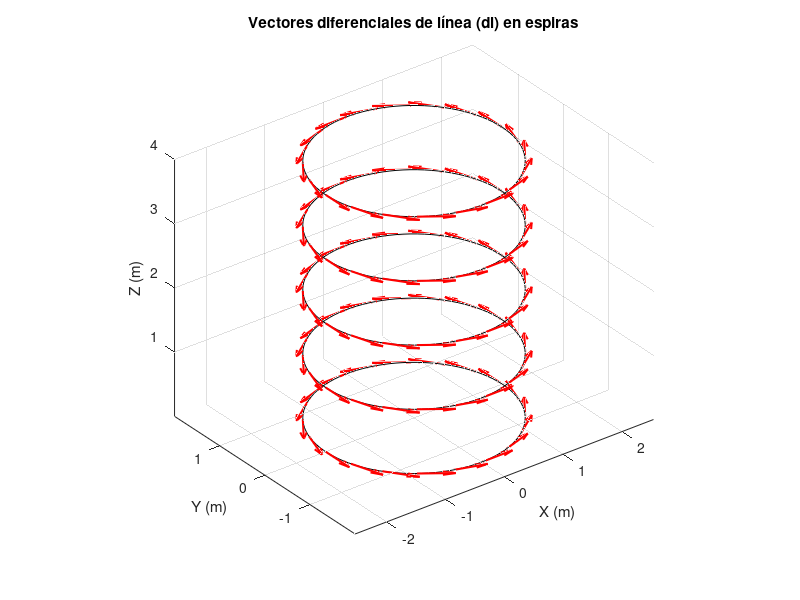

This chart was generated by the following MATLAB code:
%% PASO 1: CARACTERÍSTICAS DE LA ESPIRA
nL = 5;          % Número de espiras: número total de vueltas del alambre conductor
N = 20;          % Puntos por espira: discretización de cada espira para aproximar la integral
R = 1.5;         % Radio de cada espira (m): radio de la trayectoria circular de la corriente
sz = 1;          % Separación entre espiras (paso en Z, m): distancia entre cada vuelta, define una hélice
I = 300;         % Corriente (A): corriente que circula por las espiras, fuente del campo magnético
mu0 = 4*pi*1e-7; % Permeabilidad magnética del vacío: constante física que relaciona campo magnético con corriente
km = mu0 * I / (4*pi); % Constante de Biot-Savart: factor multiplicativo que aparece en la ley de Biot-Savart
rw = 0.2;        % Grosor efectivo del alambre: usado para visualización o cálculos de campo si se considera espesor

%% PASO 2: Definir el vector de ángulos
theta = linspace(0, 2*pi, N+1); % Ángulos de 0 a 2π: divide la espira en N segmentos
theta = theta(1:end-1); % Se elimina el último punto para evitar duplicación (0 y 2π son el mismo punto)

%% Inicialización de vectores para almacenar coordenadas y dl
x_total = [];
y_total = [];
z_total = [];
dlx_total = [];
dly_total = [];

%% PASO 5: Ciclo para cada espira
for k = 1:nL
    % PASO 4: Calcular posiciones y dl para esta espira
    z = (k-1)*sz; % Altura z de esta espira: al avanzar en k, se forma una hélice de varias espiras
    
    % Coordenadas de los puntos en la espira
    x = R * cos(theta); % Coordenadas x: define una circunferencia en el plano XY
    y = R * sin(theta); % Coordenadas y: junto con x forman el círculo
    
    % Componentes del diferencial de línea (dl)
    dlx = -R * sin(theta) * (theta(2)-theta(1)); % dx: componente diferencial en x (dirección tangente a la espira)
    dly = R * cos(theta) * (theta(2)-theta(1));  % dy: componente diferencial en y (también tangente)
    % Estos diferenciales representan un pequeño vector tangente al alambre, necesarios para Biot-Savart
    
    % Almacenar en vectores totales
    x_total = [x_total, x]; % Coordenadas x acumuladas para todas las espiras
    y_total = [y_total, y]; % Coordenadas y acumuladas
    z_total = [z_total, z*ones(1,N)]; % z constante en cada espira, pero cambia con k
    dlx_total = [dlx_total, dlx]; % Componentes x del vector diferencial dl
    dly_total = [dly_total, dly]; % Componentes y del vector diferencial dl
end

%% Visualización
figure(1);
hold on;
axis equal;
grid on;
xlabel('X (m)');  % X (m)
ylabel('Y (m)');  % Y (m)
zlabel('Z (m)');  % Z (m)
title('Vectores diferenciales de línea (dl) en espiras');   % Vectores diferenciales de línea (dl) en espiras

% Dibujar las espiras
for k = 1:nL
    z = (k-1)*sz;
    plot3(R*cos(linspace(0,2*pi,100)), R*sin(linspace(0,2*pi,100)), z*ones(1,100), 'k-');
    % Se grafica cada espira como una línea circular en el plano XY a una altura z fija
end

% Dibujar los vectores dl usando quiver
quiver3(x_total, y_total, z_total, dlx_total, dly_total, zeros(size(dlx_total)), 'r', 'LineWidth', 1.5);
% Se grafican los vectores diferenciales de línea dl en cada punto, en rojo
% Estos vectores son esenciales en la Ley de Biot-Savart para calcular el campo magnético

view(3); % Vista 3D para apreciar la geometría espacial de la espira


% Resumen físico:
% Este código modela un conjunto de espiras helicoidales por las que circula una corriente.
% Al calcular los vectores diferenciales de línea dl, se prepara el terreno para aplicar 
% la Ley de Biot-Savart, que permite obtener el campo magnético generado por un conductor.
% La visualización muestra cómo se orienta la corriente en cada punto del alambre, lo cual 
% es fundamental para entender cómo se genera el campo magnético en el espacio circundante.